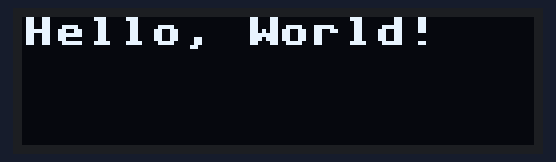
The program below on a simulated MicroPython board. On the bench: 128×32 one-colour display. At 0.0 s the program stops and its outputs stay as they are.

Above: at 0.1 s.

The program:

oled_test.py
```python
import machine
from machine import Pin as pin
from ssd1306 import SSD1306_SPI as ssd
spi = machine.SPI(2, baudrate=8000000, polarity=0, phase=0)
oled = ssd(128,32,spi,pin("Y4"),pin("Y3"),pin("Y5"))
oled.fill(0)
oled.show()
oled.fill(1)
oled.show()
oled.fill(0)
oled.show()
oled.text("Hello, World!", 0, 0)
oled.show()
```
